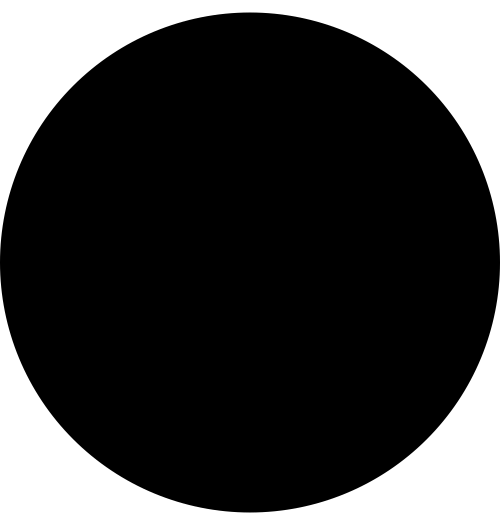
#> input picture stimuli/insects/Components/segment_circle.png, 1000 x 1050 px, given in place of antennae_1.png, which was not available (shown at 1/2 size)
$ python drawinsects.py
#> lines starting #> are read from the running program, lines starting #| are printed output that depends on the picture; pictures that were not available may be replaced by others from this repository, and a replacement may not be noted
#> in draw_insect, `insect = rgb_image((255,255,255))`: insect: PIL image 500x500 RGBA; every value is 255
#!/usr/bin/python3

import os, sys
from PIL import Image, ImageColor, ImageDraw

COMPONENT_DIR = 'Components'
OUTPUT_DIR = 'images'
OUTPUT_FILE_TYPE = '.png'
COMPONENT_FILE_TYPE = '.png'
IMG_W = 500
IMG_H = 500

LEG_PREFIX = 'legs'
LEG_COLOR = (0,0,0) # encoded in RGB (black)
LEG_OFFSET = (0,48) # move legs lower than the center

SEGMENT_PREFIX = 'segment'
SEGMENT_COUNTS = range(1,4)
SEGMENT_SHAPES = ['circle', 'triangle', 'rectangle']
BODY_SIZE = [100, 250] # height divided among segments
BODY_COLOR = (0,0,0) # encoded in RGB (black)

ANTENNAE_PREFIX = 'antennae'
ANTENNAE_COUNTS = [1, 2, 4]
ANTENNAE_COLORS = {'purple':(205, 0, 255),   # encoded in RGB
                   'orange':(255, 40, 15),
                   'brightgreen':(0, 255, 60),
                   'lightblue':(55, 175, 255)}
ANTENNAE_OFFSET = (0, -150)

WING_PREFIX = 'wings'
WING_COUNTS = range(1,4)
WING_ALPHA = 2.0/3.0 # transparency
WING_COLORS = {'blue':(60, 0, 180),     # encoded in RGB
               'pink':(190, 0, 125),
               'yellow':(185, 160, 75),
               'green':(0, 200, 75)}
WING_OFFSET = (0, 25)

def component(name, prefix='', folder_name=COMPONENT_DIR, file_type=COMPONENT_FILE_TYPE):
    """Get the image for the component of a given name.
    prefix- the name of the component's feature (leg, segment, wing)
    name- the feature's value
    folder_name- the enclosing folder for component images
    file_type- the format of component images"""
#> called with name = 1, prefix = 'antennae', folder_name = 'Components', file_type = '.png'
    path = os.path.dirname(__file__) + '/' + folder_name + '/'
    if prefix and name:
        return Image.open(path + prefix + '_' + str(name) + file_type)
#> returned value is the input picture: PIL image 1000x1050 RGBA; mean R, G, B, A 0, 0, 0, 190.7
    elif prefix:
        return Image.open(path + prefix + file_type)
    elif name:
        return Image.open(path + name + file_type)


def rgb_image(rgb, w=IMG_W, h=IMG_H):
    """Get a blank image of the color rgb"""
    return Image.new('RGBA', (w, h), rgb)

def hsv_image(hsl, w=IMG_W, h=IMG_H):
    """Get a blank image of the color hsv"""
    return rgb_image(ImageColor.getrgb('hsv(' + str(hsl[0]) + ', '
                                       + str(hsl[1]) + '%, '
                                       + str(hsl[2]) + '%)'), w=w, h=h)

def draw_centered(background, img, color, dx=0, dy=0):
    """Draw an img on a background centered around the
    background's center + (dx, dy)"""
#> called with color = (205, 0, 255), dx = 0, dy = -150
    background.paste(rgb_image(color, w=img.width, h=img.height),
                     box=(int(dx + background.width/2.0 - img.width/2.0),
                          int(dy + background.height/2.0 - img.height/2.0)),
                     mask=img)
#> call 2 of rgb_image, with rgb = (205, 0, 255), w = 1000, h = 1050
#> in rgb_image (call 2), `return Image.new('RGBA', (w, h), rgb)`:
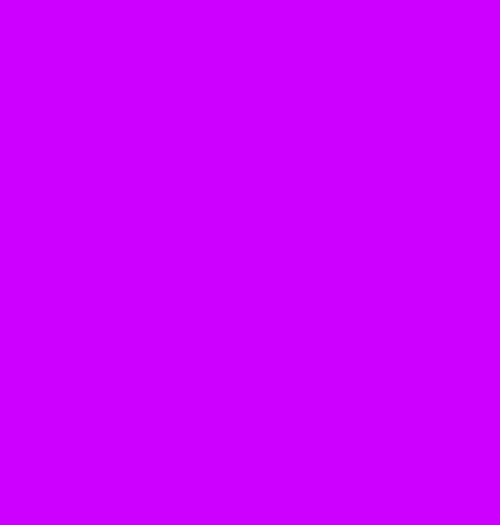
#> returned value: PIL image 1000x1050 RGBA (shown at 1/2 size); mean R, G, B, A 205, 0, 255, 255

def set_alpha(img, alpha):
    img.putalpha(Image.eval(img.getchannel('A'), lambda x: x*alpha))
    return img


def draw_insect(segment_count, segment_shape,
             wing_count, wing_color, wing_rgb,
             antennae_count, antennae_color, antennae_rgb):
    insect = rgb_image((255,255,255))

    # draw the antennae
    draw_centered(insect, component(antennae_count, prefix=ANTENNAE_PREFIX),
                  antennae_rgb,
                  dx=ANTENNAE_OFFSET[0], dy=ANTENNAE_OFFSET[1])

    # draw the legs
    draw_centered(insect, component('', prefix=LEG_PREFIX),
                  LEG_COLOR, dx=LEG_OFFSET[0], dy=LEG_OFFSET[1])
#> call 2 of component, with name = '', prefix = 'legs', folder_name = 'Components', file_type = '.png'
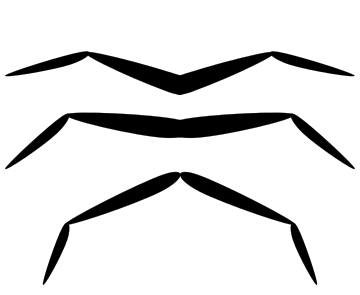
#> input picture stimuli/insects/Components/legs.png, 360 x 295 px
#> in component, returned value is the input picture: PIL image 360x295 RGBA; mean R, G, B, A 0, 0, 0, 30.8

    # draw the body segments
    segment = component(segment_shape, prefix=SEGMENT_PREFIX).resize((BODY_SIZE[0],
                                                                      int(BODY_SIZE[1] /
                                                                          segment_count)),
                                                                     Image.LANCZOS)
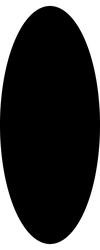
#> segment: PIL image 100x250 RGBA; mean R, G, B, A 0, 0, 0, 190.7; transparent parts drawn white
    for i in range(segment_count):
        draw_centered(insect, segment, BODY_COLOR,
                      dy=(i*segment.height -
                          ((segment_count - 1) * BODY_SIZE[1]) / (segment_count*2)))
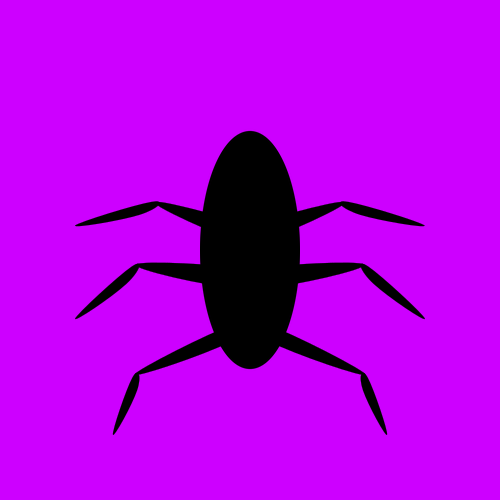
#> insect: PIL image 500x500 RGBA; mean R, G, B, A 183, 0, 227.7, 255

    # draw the wings
    wing = set_alpha(component('', prefix=WING_PREFIX), WING_ALPHA)
#> call 4 of component, with name = '', prefix = 'wings', folder_name = 'Components', file_type = '.png'
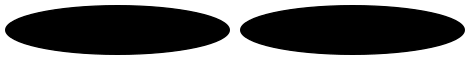
#> input picture stimuli/insects/Components/wings.png, 470 x 60 px
#> in component, returned value is the input picture: PIL image 470x60 RGBA; mean R, G, B, A 0, 0, 0, 160
#> in set_alpha, `img.putalpha(Image.eval(img.getchannel('A'), lambda x: x*alpha))`:
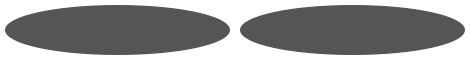
#> img: PIL image 470x60 RGBA; mean R, G, B, A 0, 0, 0, 106.7; transparent parts drawn white
    step = BODY_SIZE[1] / (wing_count+1)
    for i in range(wing_count):
        draw_centered(insect, wing, wing_rgb, dx=WING_OFFSET[0],
                      dy=(WING_OFFSET[1] + (i+1)*step - BODY_SIZE[1]/2))
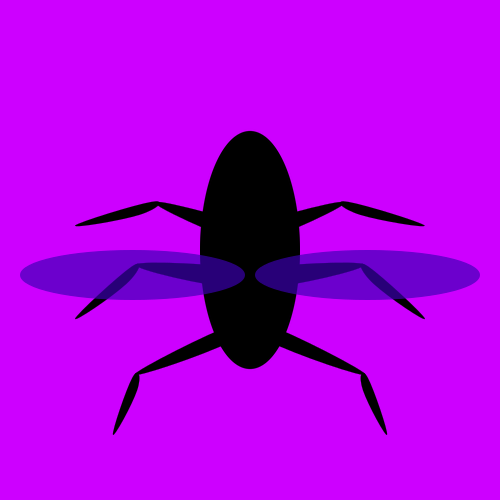
#> insect: PIL image 500x500 RGBA; mean R, G, B, A 178.9, 0, 227.5, 255
    return insect


for segment_count in SEGMENT_COUNTS:
    for segment_shape in SEGMENT_SHAPES:
#        for wing_count in WING_COUNTS:
        wing_count = 1
        for wing_color, wing_rgb in WING_COLORS.items():
            for antennae_count in ANTENNAE_COUNTS:
                for antennae_color, antennae_rgb in ANTENNAE_COLORS.items():
#> (the run stopped early here; a loop or call above may not have finished)
